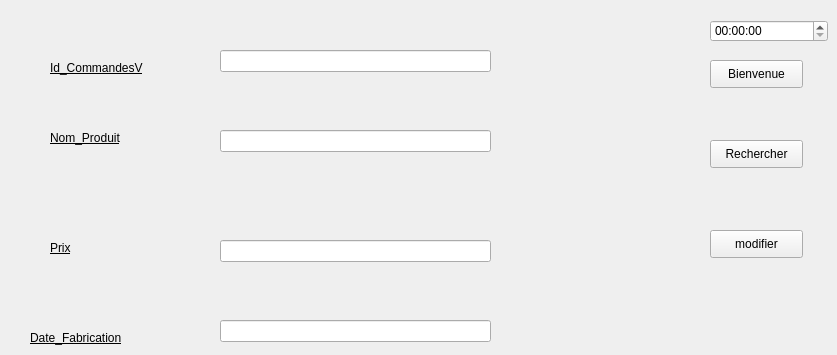
      <widget class="QWidget" name="tab_5">
       <attribute name="title">
        <string>Modifier Commandes de Ventes</string>
       </attribute>
       <widget class="QLineEdit" name="lineEdit">
        <property name="geometry">
         <rect>
          <x>220</x>
          <y>50</y>
          <width>271</width>
          <height>22</height>
         </rect>
        </property>
       </widget>
       <widget class="QLabel" name="label_17">
        <property name="geometry">
         <rect>
          <x>50</x>
          <y>60</y>
          <width>121</width>
          <height>16</height>
         </rect>
        </property>
        <property name="styleSheet">
         <string notr="true">color: rgb(0, 0, 0);
border-color: rgb(255, 255, 255);
text-decoration: underline;
font: 75 10pt &quot;MS Shell Dlg 2&quot;;
</string>
        </property>
        <property name="text">
         <string>Id_CommandesV</string>
        </property>
       </widget>
       <widget class="QPushButton" name="pushButton">
        <property name="geometry">
         <rect>
          <x>710</x>
          <y>140</y>
          <width>93</width>
          <height>28</height>
         </rect>
        </property>
        <property name="text">
         <string>Rechercher</string>
        </property>
       </widget>
       <widget class="QPushButton" name="pushButton_2">
        <property name="geometry">
         <rect>
          <x>710</x>
          <y>230</y>
          <width>93</width>
          <height>28</height>
         </rect>
        </property>
        <property name="text">
         <string>modifier</string>
        </property>
       </widget>
       <widget class="QLabel" name="label_18">
        <property name="geometry">
         <rect>
          <x>50</x>
          <y>130</y>
          <width>101</width>
          <height>16</height>
         </rect>
        </property>
        <property name="styleSheet">
         <string notr="true">color: rgb(0, 0, 0);
border-color: rgb(255, 255, 255);
text-decoration: underline;
font: 75 10pt &quot;MS Shell Dlg 2&quot;;
</string>
        </property>
        <property name="text">
         <string>Nom_Produit</string>
        </property>
       </widget>
       <widget class="QLineEdit" name="lineEdit_2">
        <property name="geometry">
         <rect>
          <x>220</x>
          <y>130</y>
          <width>271</width>
          <height>22</height>
         </rect>
        </property>
       </widget>
       <widget class="QLabel" name="label_19">
        <property name="geometry">
         <rect>
          <x>50</x>
          <y>240</y>
          <width>55</width>
          <height>16</height>
         </rect>
        </property>
        <property name="styleSheet">
         <string notr="true">color: rgb(0, 0, 0);
border-color: rgb(255, 255, 255);
text-decoration: underline;
font: 75 10pt &quot;MS Shell Dlg 2&quot;;
</string>
        </property>
        <property name="text">
         <string>Prix</string>
        </property>
       </widget>
       <widget class="QLineEdit" name="lineEdit_3">
        <property name="geometry">
         <rect>
          <x>220</x>
          <y>240</y>
          <width>271</width>
          <height>22</height>
         </rect>
        </property>
       </widget>
       <widget class="QLabel" name="label_20">
        <property name="geometry">
         <rect>
          <x>30</x>
          <y>330</y>
          <width>101</width>
          <height>16</height>
         </rect>
        </property>
        <property name="styleSheet">
         <string notr="true">color: rgb(0, 0, 0);
border-color: rgb(255, 255, 255);
text-decoration: underline;
font: 75 10pt &quot;MS Shell Dlg 2&quot;;
</string>
        </property>
        <property name="text">
         <string>Date_Fabrication</string>
        </property>
       </widget>
       <widget class="QLineEdit" name="lineEdit_4">
        <property name="geometry">
         <rect>
          <x>220</x>
          <y>320</y>
          <width>271</width>
          <height>22</height>
         </rect>
        </property>
       </widget>
       <widget class="QTimeEdit" name="clock">
        <property name="geometry">
         <rect>
          <x>710</x>
          <y>20</y>
          <width>118</width>
          <height>22</height>
         </rect>
        </property>
       </widget>
       <widget class="QPushButton" name="pushButton_activer">
        <property name="geometry">
         <rect>
          <x>710</x>
          <y>60</y>
          <width>93</width>
          <height>28</height>
         </rect>
        </property>
        <property name="text">
         <string>Bienvenue</string>
        </property>
       </widget>
      </widget>
